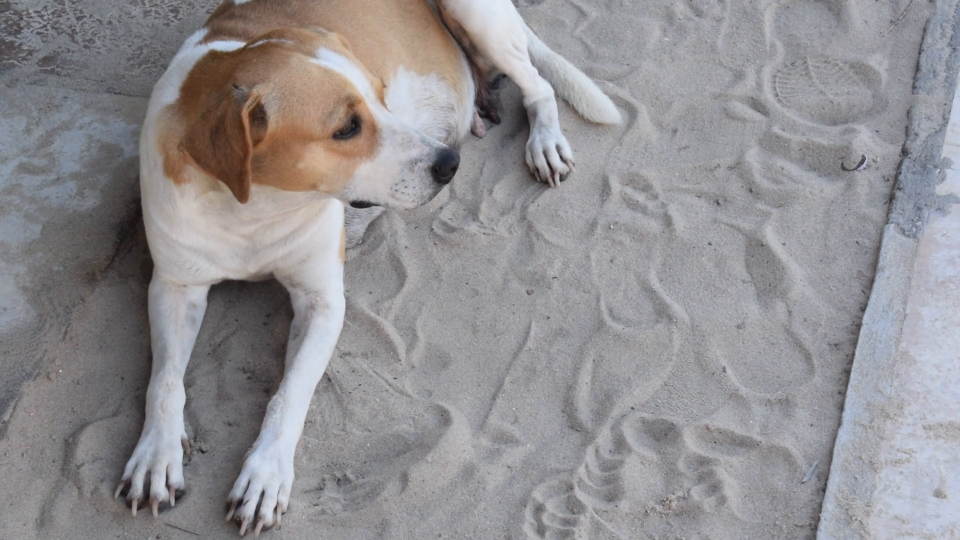
#> input picture frame 14 of Project/input/video/beautiful.mp4, 1920 x 1080 px (shown at 1/2 size)
$ python read_video.py
#> lines starting #> are read from the running program, lines starting #| are printed output that depends on the picture
"""
Reading video (beautiful.mp4)
"""

# Import Library
import cv2 as cv
import numpy as np
import os

# Absolute path to read
abs_path = os.path.dirname(os.path.dirname(__file__))
video_path = os.path.join(abs_path, 'input/video/beautiful.mp4')

# Read a video file with video capture
video = cv.VideoCapture(video_path)

frame_counter = 0

while True:
    check,frame = video.read()
#> frame is the input picture: shape (1080, 1920, 3); mean B, G, R 146.1, 143.1, 145.5
    frame_counter += 1
    resize_frame = cv.resize(frame, (int(frame.shape[1]/2),int(frame.shape[0]/2)))
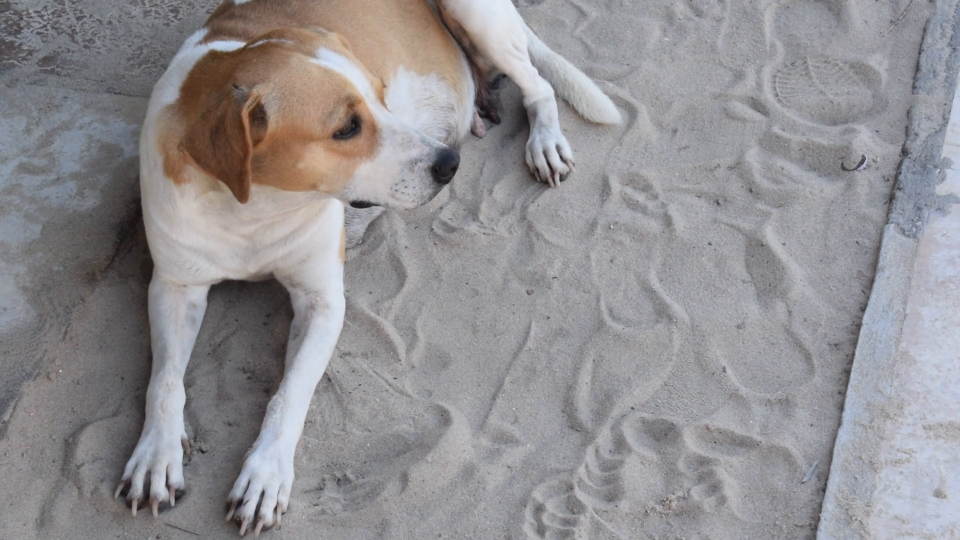
#> resize_frame: shape (540, 960, 3); mean B, G, R 146.2, 143.2, 145.6
    cv.imshow('Capture',resize_frame)
    if frame_counter==video.get(cv.CAP_PROP_FRAME_COUNT):
        frame_counter = 0
        video.set(cv.CAP_PROP_POS_FRAMES, 0)
    # capture a  key in every 25 millisecond, also helps to slow down the frames
    key = cv.waitKey(25)
#> (key q is pressed here)
    # quit with pressing "q"
    if key==ord('q'):
        break

video.release()
cv.destroyAllWindows()

$ run again, starting later in the video
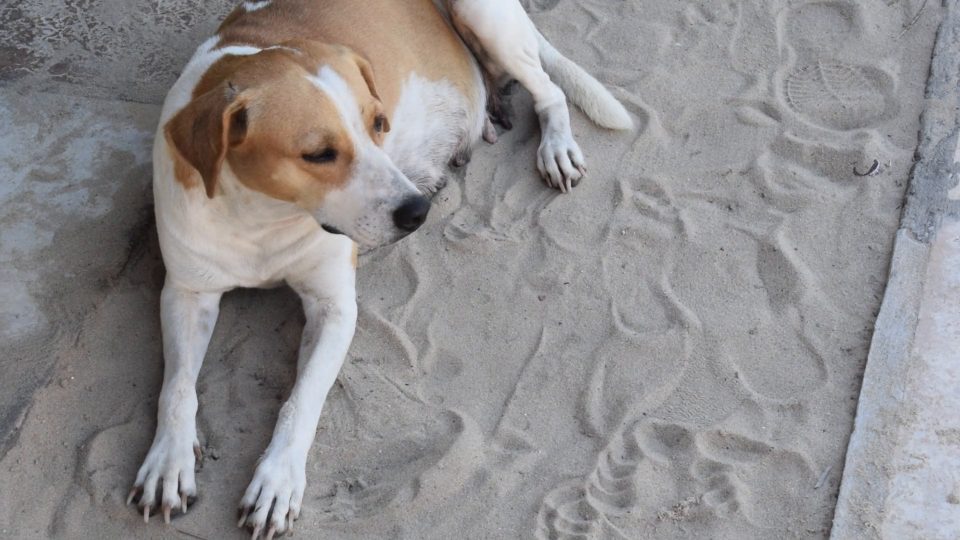
#> input picture frame 63 of Project/input/video/beautiful.mp4, 1920 x 1080 px (shown at 1/2 size)
#> frame is the input picture: shape (1080, 1920, 3); mean B, G, R 141.8, 140.4, 143
#> `resize_frame = cv.resize(frame, (int(frame.shape[1]/2),int(frame.shape..`:
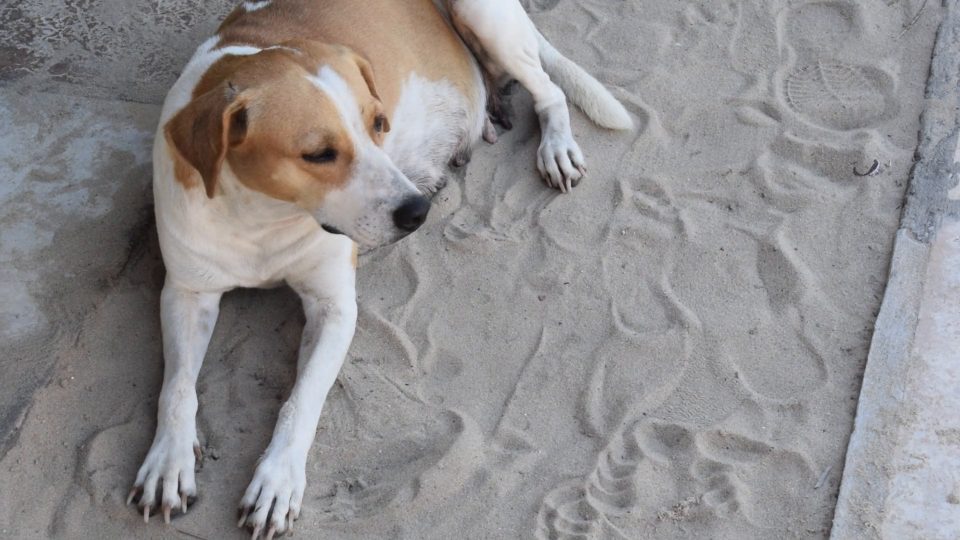
#> resize_frame: shape (540, 960, 3); mean B, G, R 141.9, 140.5, 143.1

$ run again, starting later in the video
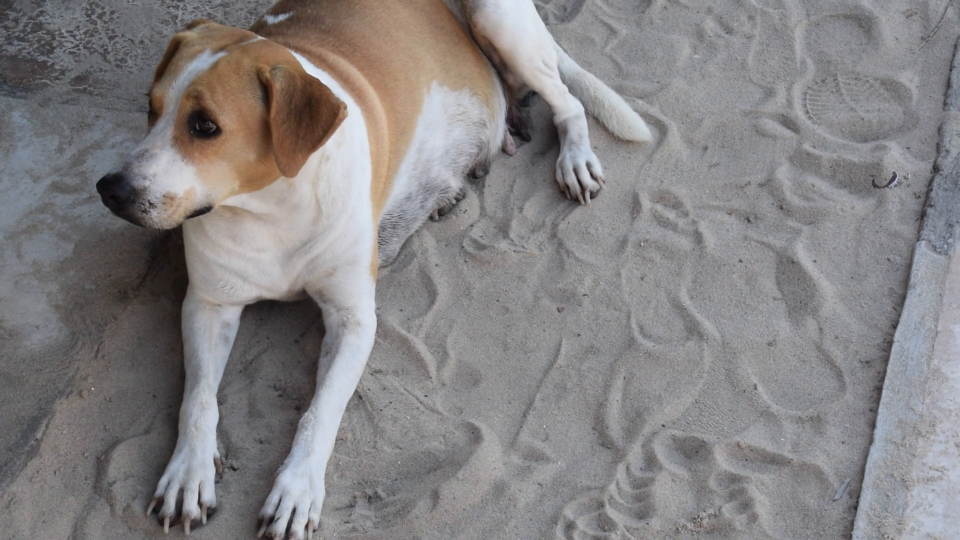
#> input picture frame 112 of Project/input/video/beautiful.mp4, 1920 x 1080 px (shown at 1/2 size)
#> frame is the input picture: shape (1080, 1920, 3); mean B, G, R 131.2, 130, 133
#> `resize_frame = cv.resize(frame, (int(frame.shape[1]/2),int(frame.shape..`:
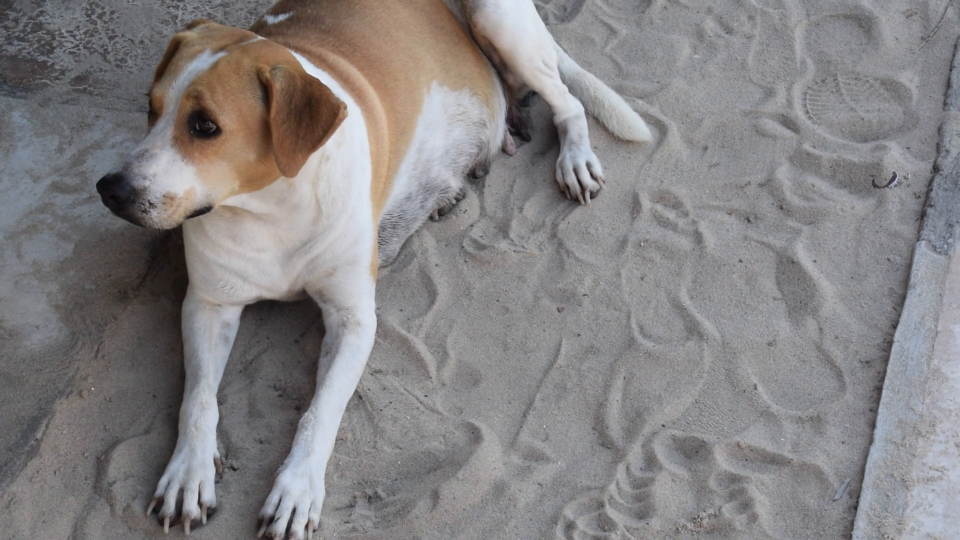
#> resize_frame: shape (540, 960, 3); mean B, G, R 131.3, 130.2, 133.1
